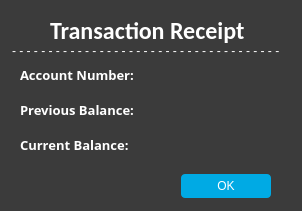
<?xml version="1.0" encoding="UTF-8"?>
<ui version="4.0">
 <class>receipt</class>
 <widget class="QDialog" name="receipt">
  <property name="geometry">
   <rect>
    <x>0</x>
    <y>0</y>
    <width>302</width>
    <height>211</height>
   </rect>
  </property>
  <property name="windowTitle">
   <string>Transaction Recipt</string>
  </property>
  <property name="styleSheet">
   <string notr="true">QWidget
{
    background-color:	#3b3b3b;

	color: #fff;
	selection-background-color: #fff;
	selection-color: #000;

}


/*-----QLabel-----*/
QLabel
{
	background-color: transparent;
	color: #fff;

}


/*-----QPushButton-----*/
QPushButton
{
	background-color: #00aae4;
	color: #fff;
	min-width: 80px;
	border-radius: 4px;
	padding: 5px;

}



QPushButton::hover
{
	background-color: #0486b2;
	border: 1px solid #0486b2;

}



</string>
  </property>
  <widget class="QWidget" name="layoutWidget">
   <property name="geometry">
    <rect>
     <x>20</x>
     <y>60</y>
     <width>251</width>
     <height>99</height>
    </rect>
   </property>
   <layout class="QGridLayout" name="gridLayout">
    <item row="0" column="1">
     <widget class="QLabel" name="aNumber">
      <property name="font">
       <font>
        <family>Open Sans</family>
        <pointsize>10</pointsize>
        <weight>75</weight>
        <bold>true</bold>
       </font>
      </property>
      <property name="text">
       <string/>
      </property>
     </widget>
    </item>
    <item row="1" column="0">
     <widget class="QLabel" name="label_4">
      <property name="font">
       <font>
        <family>Open Sans</family>
        <pointsize>10</pointsize>
        <weight>75</weight>
        <bold>true</bold>
       </font>
      </property>
      <property name="text">
       <string>Previous Balance:</string>
      </property>
     </widget>
    </item>
    <item row="1" column="1">
     <widget class="QLabel" name="preBalance">
      <property name="font">
       <font>
        <family>Open Sans</family>
        <pointsize>10</pointsize>
        <weight>75</weight>
        <bold>true</bold>
       </font>
      </property>
      <property name="text">
       <string/>
      </property>
     </widget>
    </item>
    <item row="0" column="0">
     <widget class="QLabel" name="label_3">
      <property name="font">
       <font>
        <family>Open Sans</family>
        <pointsize>10</pointsize>
        <weight>75</weight>
        <bold>true</bold>
       </font>
      </property>
      <property name="text">
       <string>Account Number:</string>
      </property>
     </widget>
    </item>
    <item row="2" column="1">
     <widget class="QLabel" name="newBalance">
      <property name="font">
       <font>
        <family>Open Sans</family>
        <pointsize>10</pointsize>
        <weight>75</weight>
        <bold>true</bold>
       </font>
      </property>
      <property name="text">
       <string/>
      </property>
     </widget>
    </item>
    <item row="2" column="0">
     <widget class="QLabel" name="label_5">
      <property name="font">
       <font>
        <family>Open Sans</family>
        <pointsize>10</pointsize>
        <weight>75</weight>
        <bold>true</bold>
       </font>
      </property>
      <property name="text">
       <string>Current Balance:</string>
      </property>
     </widget>
    </item>
   </layout>
  </widget>
  <widget class="QLabel" name="label_2">
   <property name="geometry">
    <rect>
     <x>12</x>
     <y>40</y>
     <width>271</width>
     <height>21</height>
    </rect>
   </property>
   <property name="text">
    <string>- - - - - - - - - - - - - - - - - - - - - - - - - - - - - - - - - - - - - --</string>
   </property>
  </widget>
  <widget class="QDialogButtonBox" name="buttonBox">
   <property name="geometry">
    <rect>
     <x>180</x>
     <y>170</y>
     <width>91</width>
     <height>33</height>
    </rect>
   </property>
   <property name="font">
    <font>
     <family>MS PGothic</family>
     <pointsize>13</pointsize>
    </font>
   </property>
   <property name="cursor">
    <cursorShape>PointingHandCursor</cursorShape>
   </property>
   <property name="orientation">
    <enum>Qt::Horizontal</enum>
   </property>
   <property name="standardButtons">
    <set>QDialogButtonBox::Ok</set>
   </property>
  </widget>
  <widget class="QLabel" name="label">
   <property name="geometry">
    <rect>
     <x>50</x>
     <y>10</y>
     <width>231</width>
     <height>41</height>
    </rect>
   </property>
   <property name="font">
    <font>
     <family>Calibri</family>
     <pointsize>18</pointsize>
     <weight>75</weight>
     <bold>true</bold>
    </font>
   </property>
   <property name="text">
    <string>Transaction Receipt</string>
   </property>
  </widget>
 </widget>
 <resources/>
 <connections/>
</ui>
